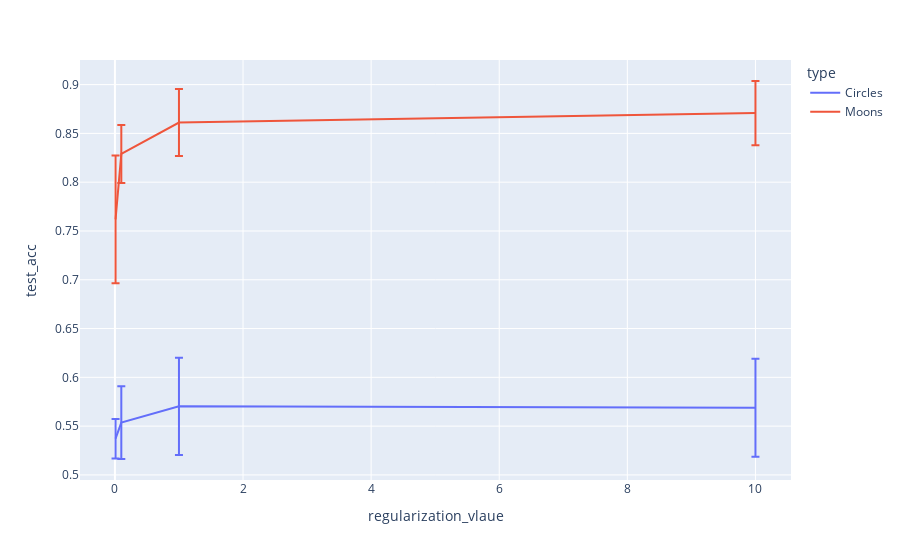

Notebook code for this chart:
### Code cell
stats = stats.reset_index()
px.line(stats,x = "regularization_vlaue",y = "test_acc",color = "type", error_y = "CI")

### Figure 1 — Plotly figure (JSON) as saved in the notebook; plotly's stock layout.template omitted (floating-point values rounded to 4 significant figures)
{"data": [{"error_y": {"array": [0.02022, 0.03724, 0.04989, 0.05012]}, "hovertemplate": "type=Circles<br>regularization_vlaue=%{x}<br>test_acc=%{y}<extra></extra>", "legendgroup": "Circles", "line": {"color": "#636efa", "dash": "solid"}, "marker": {"symbol": "circle"}, "mode": "lines", "name": "Circles", "orientation": "v", "showlegend": true, "type": "scatter", "x": [0.01, 0.1, 1, 10], "xaxis": "x", "y": [0.5371, 0.5536, 0.5703, 0.5689], "yaxis": "y"}, {"error_y": {"array": [0.06551, 0.02966, 0.03431, 0.03291]}, "hovertemplate": "type=Moons<br>regularization_vlaue=%{x}<br>test_acc=%{y}<extra></extra>", "legendgroup": "Moons", "line": {"color": "#EF553B", "dash": "solid"}, "marker": {"symbol": "circle"}, "mode": "lines", "name": "Moons", "orientation": "v", "showlegend": true, "type": "scatter", "x": [0.01, 0.1, 1, 10], "xaxis": "x", "y": [0.7619, 0.8289, 0.8611, 0.8708], "yaxis": "y"}], "layout": {"autosize": true, "legend": {"title": {"text": "type"}, "tracegroupgap": 0}, "margin": {"t": 60}, "xaxis": {"anchor": "y", "autorange": true, "domain": [0, 1], "range": [-0.545, 10.55], "title": {"text": "regularization_vlaue"}, "type": "linear"}, "yaxis": {"anchor": "x", "autorange": true, "domain": [0, 1], "range": [0.4948, 0.9252], "title": {"text": "test_acc"}, "type": "linear"}}}
